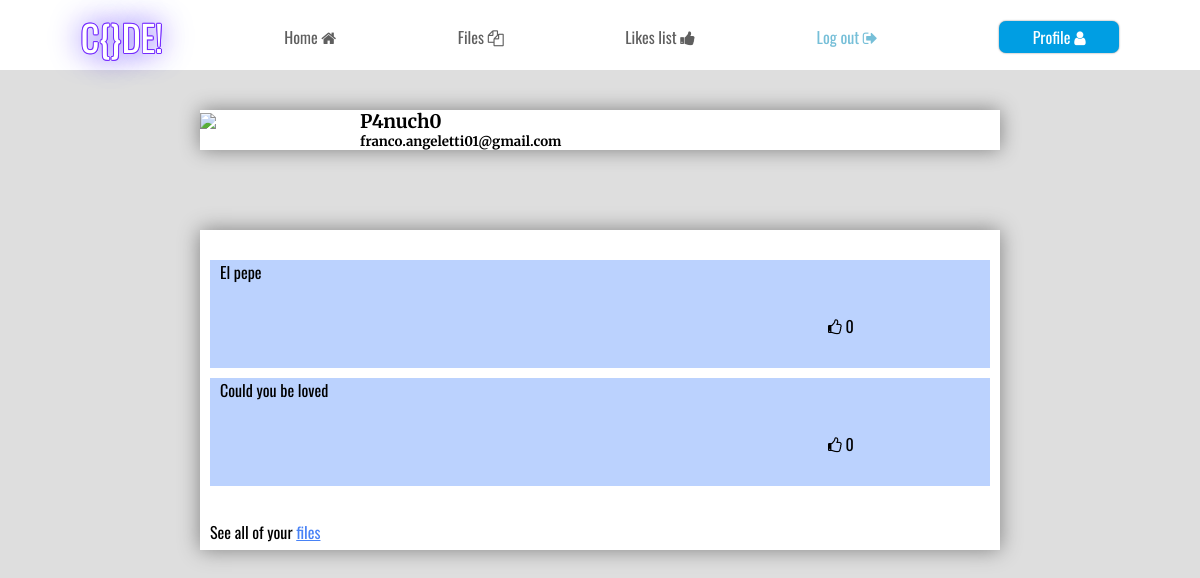
The app's page /profile (signed in), older data.
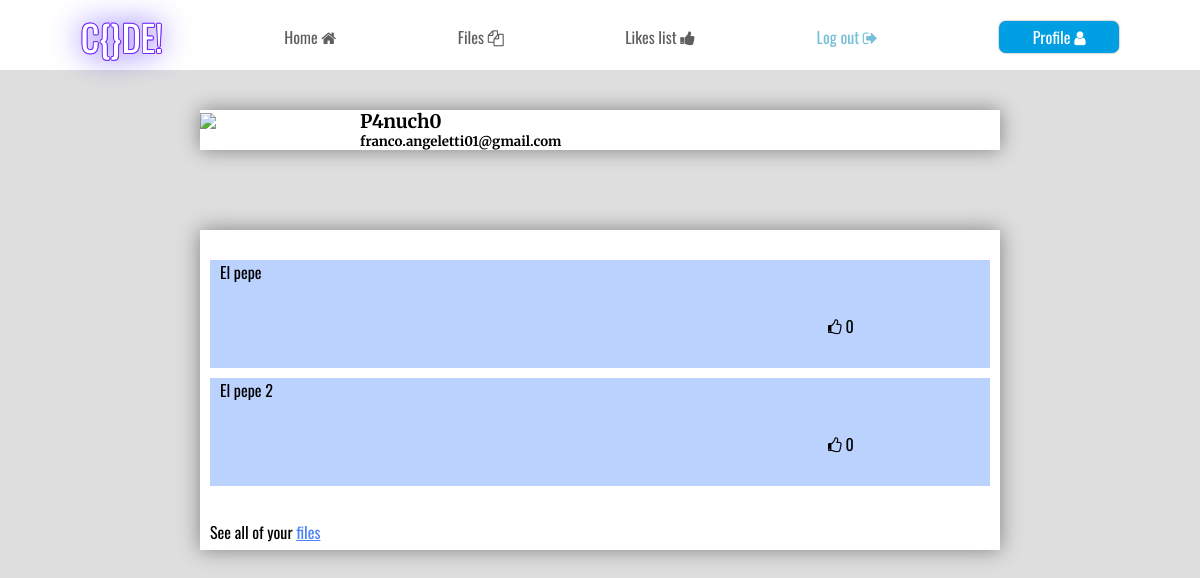
The same page, newer data.
### pen/models.py (models this page shows)
class User(AbstractUser):
    def userValidations(self):
        if len(self.username) < 5 or len(self.username) > 36:
            return f"Username length incorrect! {self.username}"
        if len(self.password) < 6 or len(self.password) > 100:
            return f"Password length incorrect! {self.password}"
        if len(self.email) < 8 or len(self.email) > 320:
            return f"Email length incorrect! {self.email}"
        return True

class Code(models.Model):
    userFK = models.ForeignKey("User", on_delete=models.CASCADE, related_name="coder_FK")
    projectName = models.CharField(max_length=36, editable=True, blank=False)
    likesCount = models.IntegerField(default=0, editable=True, blank=False)
    code_HTML = models.TextField(editable=True, blank=True, default="")
    code_CSS = models.TextField(editable=True, blank=True, default="")
    code_JS = models.TextField(editable=True, blank=True, default="")
    isPublic = models.BooleanField(editable=True, default=True)

### pen/views.py (the view)
# urls.py: path("profile", views.profile, name="profile"),
@login_required(login_url="/login")
def profile(request):
    files = Code.objects.all().filter(userFK=request.user)
    likes = len(Likes.objects.all().filter(likerFK=request.user).filter(eliminated=False))
    return render(request, "pen/profile.html", {
        "filesArr":files,
        "likesNumber":likes
    })

### pen/templates/pen/profile.html (shortened to what this page needs)
{% extends "pen/layout.html" %}
{% load static %}
{% block body %}
<link rel="stylesheet" href="{% static  'pen/profile.css' %}">
<div id="mainHolder">
    <div>
        <div id="firstBlock">
            <div> <img src="https://icons.veryicon.com/png/o/miscellaneous/two-color-icon-library/user-286.png" /> </div>
            <div>
                <h3>{{ user.username }}</h3>
                <h5>{{ user.email }}</h5>
            </div>
        </div>
        <div id="secondBlock">
            <div>
                {% if filesArr %}
                    {% for i in filesArr %}
                    <div class="projectHold">
                        <span>{{ i.projectName }}</span>
                        <div></div><div></div>
                        <span><i class="fa fa-thumbs-o-up" aria-hidden="true"></i> {{ i.likesCount }}</span>
                    </div>
                    {% endfor %}
                    <br><span>See all of your <a href="{% url 'files' %}">files</a></span>
                {% else %}
                    <span>You don't have any file, <a href="{% url 'files' %}">make one</a></span>
                {% endif %}
            </div>
            <br><hr><br>
        </div>
    </div>
</div>
{% endblock %}

### pen/templates/pen/layout.html (shortened to what this page needs)
{% load static %}
<!DOCTYPE html>
<html lang="en">
<head>
    <link rel="stylesheet" href="{% static 'pen/layout.css' %}">
    <link rel="stylesheet" href="https://cdnjs.cloudflare.com/ajax/libs/font-awesome/4.7.0/css/font-awesome.min.css">
</head>
<body>
    <div id="nav-container">
        <nav>
            <ul>
                <li id="comp-tag"><span>C{}DE!</span></li>
                <li><a class="navbar-link" href="{% url 'index' %}">Home <i class="fa fa-home" aria-hidden="true"></i></a></li>
                {% if user.is_authenticated %}
                    <li><a class="navbar-link" href="{% url 'files' %}">Files <i class="fa fa-files-o" aria-hidden="true"></i></a></li>
                    <li><a class="navbar-link" href="{% url 'likes' %}">Likes list <i class="fa fa-thumbs-up" aria-hidden="true"></i></a></li>
                    <li id="user-logout"><a href="{% url 'logout' %}">Log out <i class="fa fa-sign-out" aria-hidden="true"></i></a></li>
                    <li><a href="{% url 'profile' %}" id="user-profile">Profile <i class="fa fa-user" aria-hidden="true"></i></a></li>
                {% else %}
                    <li><a class="navbar-link" href="{% url 'register' %}">Register <i class="fa fa-pencil-square-o" aria-hidden="true"></i></a></li>
                    <li><a class="navbar-link" href="{% url 'login' %}">Log in <i class="fa fa-sign-in" aria-hidden="true"></i></a></li>
                {% endif %}
            </ul>
        </nav>
    </div>
    <div>
        {% block body %}{% endblock %}
    </div>
</body>
</html>

### pen/static/pen/layout.css (style rules this page uses)
* { padding: 0; margin: 0; font-family: 'Oswald', sans-serif; }
h1, h2, h3, h4, h5, h6 { font-family: 'Merriweather', serif; }
#nav-container { padding: 10px 20px; background: #fff; height: 6vh; min-height: 50px; }
#nav-container ul { display: flex; justify-content: space-around; align-items: center; }
#nav-container ul li { list-style-type: none; }
.navbar-link { color: #5f5f5f; text-decoration: none; transition: font-size .6s; }
#user-profile { display: block; background: #009ee3; color: white; text-decoration: none; width: 120px; padding: 4px 0; border-radius: 7px; box-shadow: 0 0 2px gray; text-align: center; }
#user-logout a { text-decoration: none; color: #76bfd8; }
#comp-tag span { font-size: 36px; color: white; text-shadow: #752bff 1px 0px 0px, #752bff 0.540302px 0.841471px 0px, #752bff -0.416147px 0.909297px 0px, #752bff -0.989993px 0.14112px 0px, #752bff -0.653644px -0.756803px 0px, #752bff 0.283662px -0.958924px 0px, #752bff 0.96017px -0.279416px 0px, #3c10ff 0 0 30px; }

### pen/static/pen/profile.css (style rules this page uses)
#mainHolder { background: #dedede; height: calc(91vh + 8px); }
#mainHolder > div { display: flex; align-items: center; flex-direction: column; }
#firstBlock, #secondBlock { width: 800px; background: #fff; margin: 40px 0; box-shadow: 0 0 20px gray; }
#firstBlock { display: grid; grid-template-columns: 20% 80%; grid-template-rows: auto; }
#firstBlock img { width: 100%; }
#firstBlock div:nth-child(2) { display: flex; justify-content: space-evenly; flex-direction: column; }
#secondBlock { box-sizing: border-box; height: 40vh; padding: 20px 10px; overflow-y: scroll; overflow-x: hidden; text-overflow: clip; }
.projectHold { display: grid; grid-template-columns: 80% 20%; grid-template-rows: 54px 54px; padding: 0 10px; margin: 10px 0; background: #bbd2fe; }
#secondBlock span a { color: #4882f6; }

Row changes from the older to the newer data that the page shows:
removed Code: projectName "Could you be loved", likesCount "0"
added Code: projectName "El pepe 2", likesCount "0"
